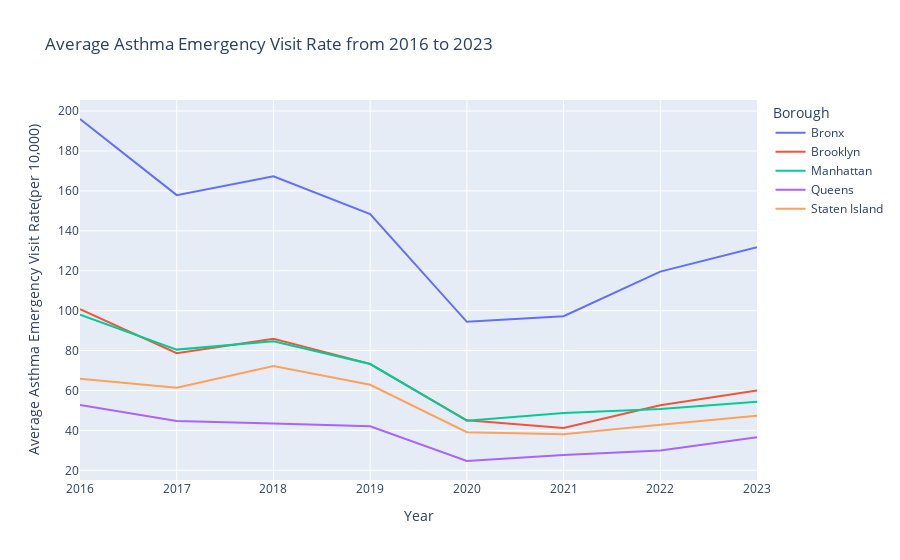

Notebook source saved alongside this figure:
### Code cell
"""
Plot the average Asthma Emergency Visit Rate for each borough from 2015 to 2023. 
Since the PM2.5 dataset covers the years 2015 to 2024, 
we restrict the asthma data to a similar time range so that the two line charts can be compared directly.
(But in this dataset, there is no data in 2015, so the graph starts from 2016.)
"""
fig=px.line(
    Asthma_by_borough[Asthma_by_borough["TimePeriod"]>=2015],
    x="TimePeriod",
    y="Average Rate",
    color="Borough",
    title="Average Asthma Emergency Visit Rate from 2016 to 2023",
    labels={"TimePeriod":"Year","Average Rate":"Average Asthma Emergency Visit Rate(per 10,000)"})
fig.show()

### Figure 1 — Plotly figure (JSON) as saved in the notebook; plotly's stock layout.template omitted (floating-point values rounded to 4 significant figures)
{"data": [{"hovertemplate": "Borough=Bronx<br>Year=%{x}<br>Average Asthma Emergency Visit Rate(per 10,000)=%{y}<extra></extra>", "legendgroup": "Bronx", "line": {"color": "#636efa", "dash": "solid"}, "marker": {"symbol": "circle"}, "mode": "lines", "name": "Bronx", "orientation": "v", "showlegend": true, "type": "scatter", "x": [2016, 2017, 2018, 2019, 2020, 2021, 2022, 2023], "xaxis": "x", "y": [196.0, 157.9, 167.3, 148.3, 94.4, 97.21, 119.6, 131.8], "yaxis": "y"}, {"hovertemplate": "Borough=Brooklyn<br>Year=%{x}<br>Average Asthma Emergency Visit Rate(per 10,000)=%{y}<extra></extra>", "legendgroup": "Brooklyn", "line": {"color": "#EF553B", "dash": "solid"}, "marker": {"symbol": "circle"}, "mode": "lines", "name": "Brooklyn", "orientation": "v", "showlegend": true, "type": "scatter", "x": [2016, 2017, 2018, 2019, 2020, 2021, 2022, 2023], "xaxis": "x", "y": [100.7, 78.7, 85.93, 73.34, 45.06, 41.21, 52.57, 59.95], "yaxis": "y"}, {"hovertemplate": "Borough=Manhattan<br>Year=%{x}<br>Average Asthma Emergency Visit Rate(per 10,000)=%{y}<extra></extra>", "legendgroup": "Manhattan", "line": {"color": "#00cc96", "dash": "solid"}, "marker": {"symbol": "circle"}, "mode": "lines", "name": "Manhattan", "orientation": "v", "showlegend": true, "type": "scatter", "x": [2016, 2017, 2018, 2019, 2020, 2021, 2022, 2023], "xaxis": "x", "y": [97.96, 80.48, 84.64, 73.26, 44.81, 48.71, 50.78, 54.35], "yaxis": "y"}, {"hovertemplate": "Borough=Queens<br>Year=%{x}<br>Average Asthma Emergency Visit Rate(per 10,000)=%{y}<extra></extra>", "legendgroup": "Queens", "line": {"color": "#ab63fa", "dash": "solid"}, "marker": {"symbol": "circle"}, "mode": "lines", "name": "Queens", "orientation": "v", "showlegend": true, "type": "scatter", "x": [2016, 2017, 2018, 2019, 2020, 2021, 2022, 2023], "xaxis": "x", "y": [52.76, 44.67, 43.47, 42.1, 24.67, 27.71, 29.96, 36.6], "yaxis": "y"}, {"hovertemplate": "Borough=Staten Island<br>Year=%{x}<br>Average Asthma Emergency Visit Rate(per 10,000)=%{y}<extra></extra>", "legendgroup": "Staten Island", "line": {"color": "#FFA15A", "dash": "solid"}, "marker": {"symbol": "circle"}, "mode": "lines", "name": "Staten Island", "orientation": "v", "showlegend": true, "type": "scatter", "x": [2016, 2017, 2018, 2019, 2020, 2021, 2022, 2023], "xaxis": "x", "y": [65.92, 61.35, 72.27, 62.85, 39.07, 38.12, 42.88, 47.38], "yaxis": "y"}], "layout": {"legend": {"title": {"text": "Borough"}, "tracegroupgap": 0}, "title": {"text": "Average Asthma Emergency Visit Rate from 2016 to 2023"}, "xaxis": {"anchor": "y", "domain": [0, 1], "title": {"text": "Year"}}, "yaxis": {"anchor": "x", "domain": [0, 1], "title": {"text": "Average Asthma Emergency Visit Rate(per 10,000)"}}}}
